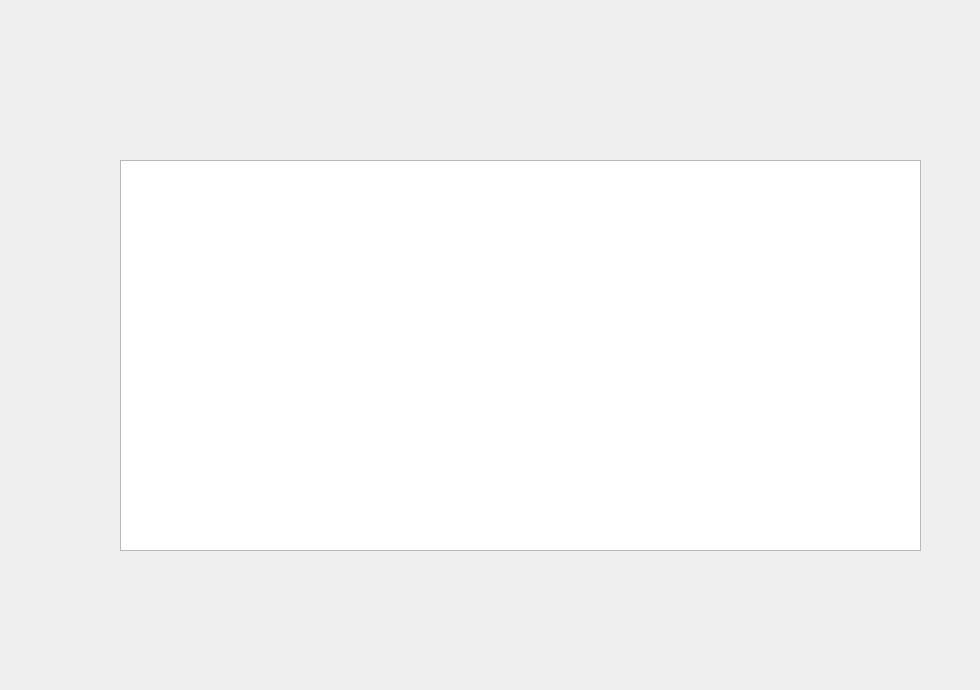
     <widget class="QWidget" name="page_4">
      <property name="styleSheet">
       <string notr="true">background-image:url(:/affich-comm)


</string>
      </property>
      <widget class="QLineEdit" name="lineEdit_rechercheC">
       <property name="geometry">
        <rect>
         <x>80</x>
         <y>90</y>
         <width>241</width>
         <height>21</height>
        </rect>
       </property>
       <property name="styleSheet">
        <string notr="true">background:transparent;
border:none;</string>
       </property>
      </widget>
      <widget class="QTableView" name="tableView_4">
       <property name="geometry">
        <rect>
         <x>120</x>
         <y>160</y>
         <width>801</width>
         <height>391</height>
        </rect>
       </property>
       <property name="styleSheet">
        <string notr="true">QTableView{
background: #2F2F2F
};</string>
       </property>
      </widget>
      <widget class="QPushButton" name="supprimerC">
       <property name="geometry">
        <rect>
         <x>590</x>
         <y>590</y>
         <width>221</width>
         <height>41</height>
        </rect>
       </property>
       <property name="styleSheet">
        <string notr="true">background:transparent;
border:none;
</string>
       </property>
       <property name="text">
        <string/>
       </property>
      </widget>
      <widget class="QPushButton" name="rechercherC">
       <property name="geometry">
        <rect>
         <x>330</x>
         <y>80</y>
         <width>41</width>
         <height>41</height>
        </rect>
       </property>
       <property name="styleSheet">
        <string notr="true">background:transparent;
border:none;
</string>
       </property>
       <property name="text">
        <string/>
       </property>
      </widget>
      <widget class="QPushButton" name="precAC_3">
       <property name="geometry">
        <rect>
         <x>890</x>
         <y>630</y>
         <width>81</width>
         <height>51</height>
        </rect>
       </property>
       <property name="styleSheet">
        <string notr="true">background:transparent;
border:none;</string>
       </property>
       <property name="text">
        <string/>
       </property>
      </widget>
     </widget>
